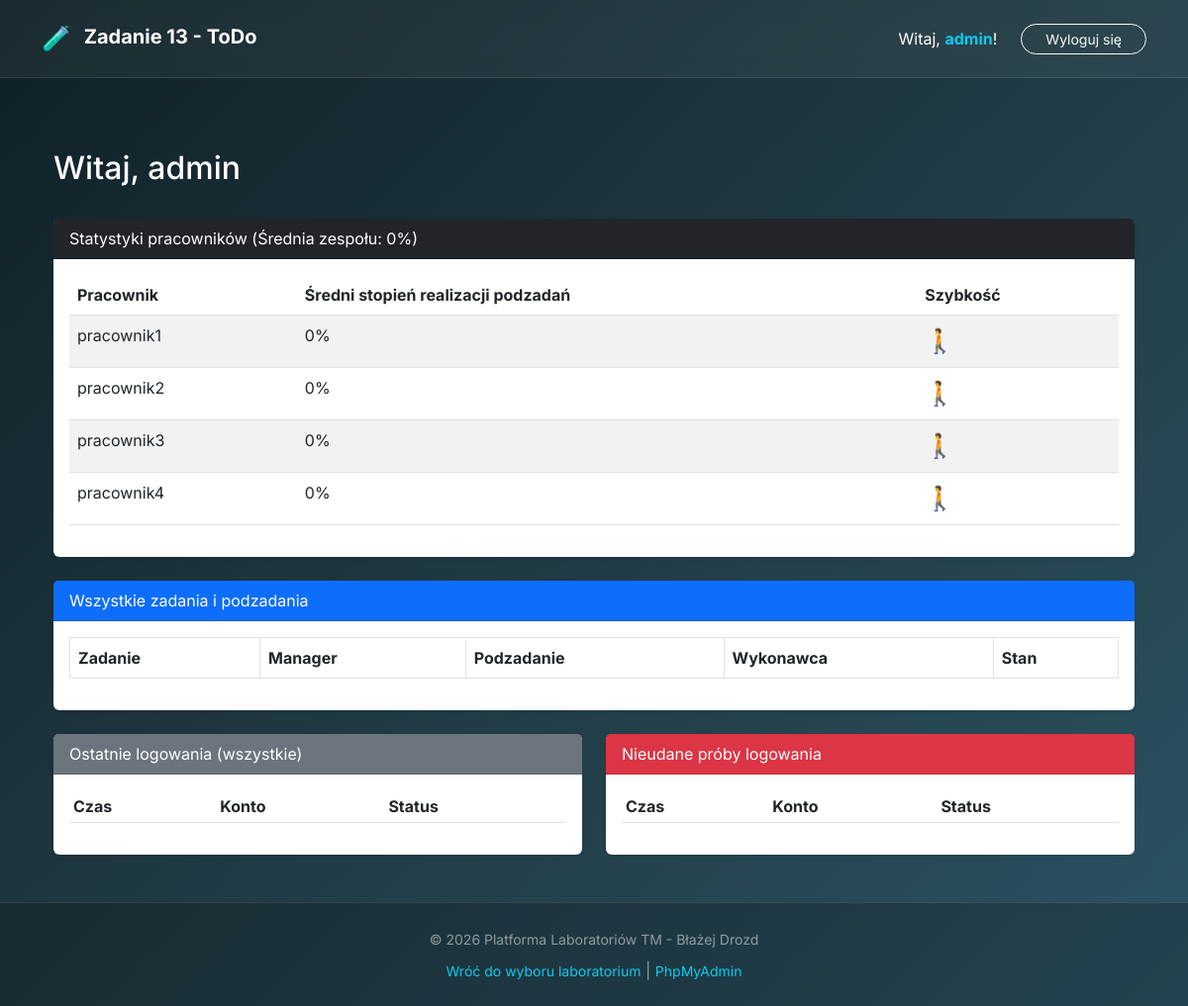
The page /z13/index.php (signed in) on the database its author committed.
### tables this page shows
CREATE TABLE IF NOT EXISTS pracownik (
    idp INT AUTO_INCREMENT PRIMARY KEY,
    login VARCHAR(50) NOT NULL UNIQUE,
    password VARCHAR(255) NOT NULL
);

### www/z13/views/admin.php (the view, shortened to what this page needs)
<?php
$employeeStatsRaw = $pdo->query("
    SELECT p.idp, p.login, COALESCE(AVG(pz.stan), 0) as avg_stan
    FROM pracownik p
    LEFT JOIN podzadanie pz ON p.idp = pz.idp
    WHERE p.login != 'admin'
    GROUP BY p.idp, p.login
")->fetchAll();
$totalAvgSum = 0;
$totalCount = 0;
$teamAverage = $totalCount > 0 ? $totalAvgSum / $totalCount : 0;
function getSpeedIcon($userAvg, $teamAvg) {
    if ($teamAvg == 0) return '🚶';
    return '🐆';
}
?>
<div class="row g-4">
    <div class="col-12">
        <div class="card shadow-sm border-0">
            <div class="card-header bg-dark text-white">Statystyki pracowników (Średnia zespołu: <?= round($teamAverage, 2) ?>%)</div>
            <div class="card-body">
                <table class="table table-striped">
                    <thead><tr><th>Pracownik</th><th>Średni stopień realizacji podzadań</th><th>Szybkość</th></tr></thead>
                    <tbody>
                        <?php foreach ($employeeStatsRaw as $stat): ?>
                        <tr>
                            <td><?= htmlspecialchars($stat['login']) ?></td>
                            <td><?= round($stat['avg_stan'], 2) ?>%</td>
                            <td class="fs-4"><?= getSpeedIcon($stat['avg_stan'], $teamAverage) ?></td>
                        </tr>
                        <?php endforeach; ?>
                    </tbody>
                </table>
            </div>
        </div>
    </div>
    <div class="col-12">
        <div class="card shadow-sm border-0">
            <div class="card-header bg-primary text-white">Wszystkie zadania i podzadania</div>
            <div class="card-body">
                <table class="table table-bordered">
                    <thead><tr><th>Zadanie</th><th>Manager</th><th>Podzadanie</th><th>Wykonawca</th><th>Stan</th></tr></thead>
                </table>
            </div>
        </div>
    </div>
    <div class="col-md-6">
        <div class="card shadow-sm border-0">
            <div class="card-header bg-secondary text-white">Ostatnie logowania (wszystkie)</div>
            <div class="card-body" style="max-height: 400px; overflow-y: auto;">
                <table class="table table-sm">
                    <thead><tr><th>Czas</th><th>Konto</th><th>Status</th></tr></thead>
                </table>
            </div>
        </div>
    </div>
    <div class="col-md-6">
        <div class="card shadow-sm border-0">
            <div class="card-header bg-danger text-white">Nieudane próby logowania</div>
            <div class="card-body" style="max-height: 400px; overflow-y: auto;">
                <table class="table table-sm">
                    <thead><tr><th>Czas</th><th>Konto</th><th>Status</th></tr></thead>
                </table>
            </div>
        </div>
    </div>
</div>

### www/shared/header.php (shortened to what this page needs)
<?php
$current_user = $_SESSION[$lab_name]['username'] ?? 'Gość';
?>
<!DOCTYPE html>
<html lang="pl">
<head>
    <link href="https://cdn.jsdelivr.net/npm/bootstrap@5.3.0/dist/css/bootstrap.min.css" rel="stylesheet">
    <link rel="stylesheet" href="/assets/style.css">
</head>
<body class="bg-dark text-white d-flex flex-column" style="background: linear-gradient(135deg, #0f2027 0%, #203a43 50%, #2c5364 100%);">
    <nav class="navbar navbar-expand-lg navbar-dark border-bottom border-light border-opacity-10 py-3" style="background: rgba(255,255,255,0.05); backdrop-filter: blur(10px);">
        <div class="container">
            <a class="navbar-brand fw-bold" href="index.php">
                <span class="fs-4 d-inline-block me-2 align-middle">🧪</span>
                <?php echo htmlspecialchars($lab_title ?? $lab_name); ?>
            </a>
            <div class="collapse navbar-collapse" id="navbarNav">
                <ul class="navbar-nav ms-auto align-items-center">
                    <li class="nav-item">
                        <span class="nav-link text-white me-3">Witaj, <strong class="text-info"><?php echo htmlspecialchars($current_user); ?></strong>!</span>
                    </li>
                    <li class="nav-item">
                        <a class="btn btn-outline-light btn-sm rounded-pill px-4" href="logout.php">Wyloguj się</a>
                    </li>
                </ul>
            </div>
        </div>
    </nav>
    <div class="container flex-grow-1 d-flex flex-column py-5">

### www/z13/index.php (shortened to what this page needs)
<?php
$lab_name = 'z13';
$lab_title = 'Zadanie 13 - ToDo';
require_once '../shared/config.php';
$username = $_SESSION['z13']['username'];
require_once '../shared/header.php';
?>
<div class="container mt-4">
    <div class="d-flex justify-content-between align-items-center mb-4">
        <h2>Witaj, <?= htmlspecialchars($username) ?></h2>
    </div>
    <?php if ($username === 'admin'): ?>
        <?php include 'views/admin.php'; ?>
    <?php else: ?>
        <?php include 'views/pracownik.php'; ?>
    <?php endif; ?>
</div>
<?php require_once '../shared/footer.php'; ?>

### www/shared/footer.php (shortened to what this page needs)
    </div>
    <footer class="mt-auto py-4 text-center text-white-50 border-top border-light border-opacity-10" style="background: rgba(0,0,0,0.2);">
        <div class="container">
            <div class="mb-2">
                <small>&copy; <?php echo date('Y'); ?> Platforma Laboratoriów TM - Błażej Drozd</small>
            </div>
            <div>
                <a href="/" class="text-info text-decoration-none small">Wróć do wyboru laboratorium</a> |
                <a href="https://phpadmin.blazejdrozd.pl" target="_blank" class="text-info text-decoration-none small">PhpMyAdmin</a>
            </div>
        </div>
    </footer>
</body>
</html>

### www/assets/style.css (style rules this page uses)
body { background: linear-gradient(135deg, #0f2027 0%, #203a43 50%, #2c5364 100%); color: #fff; font-family: 'Inter', sans-serif; min-height: 100vh; display: flex; flex-direction: column; }

### rows shown on the page
pracownik: login "pracownik1", avg_stan "0", avg_stan "🚶"
pracownik: login "pracownik2", avg_stan "0", avg_stan "🚶"
pracownik: login "pracownik3", avg_stan "0", avg_stan "🚶"
pracownik: login "pracownik4", avg_stan "0", avg_stan "🚶"

### other values the page prints
$lab_title "Zadanie 13 - ToDo"
$current_user "admin"
$username "admin"
$teamAverage "0"
